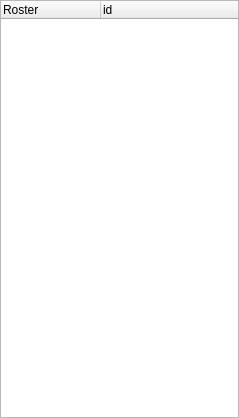
<ui version="4.0" >
 <class>roster</class>
 <widget class="QWidget" name="roster" >
  <property name="geometry" >
   <rect>
    <x>0</x>
    <y>0</y>
    <width>239</width>
    <height>418</height>
   </rect>
  </property>
  <property name="windowTitle" >
   <string>Form</string>
  </property>
  <layout class="QGridLayout" >
   <property name="margin" >
    <number>0</number>
   </property>
   <property name="spacing" >
    <number>0</number>
   </property>
   <item row="0" column="0" >
    <widget class="QTreeWidget" name="roster" >
     <property name="dragEnabled" >
      <bool>true</bool>
     </property>
     <property name="dragDropMode" >
      <enum>QAbstractItemView::InternalMove</enum>
     </property>
     <property name="alternatingRowColors" >
      <bool>true</bool>
     </property>
     <property name="selectionMode" >
      <enum>QAbstractItemView::ExtendedSelection</enum>
     </property>
     <property name="iconSize" >
      <size>
       <width>16</width>
       <height>16</height>
      </size>
     </property>
     <property name="rootIsDecorated" >
      <bool>false</bool>
     </property>
     <column>
      <property name="text" >
       <string>Roster</string>
      </property>
     </column>
     <column>
      <property name="text" >
       <string>id</string>
      </property>
     </column>
    </widget>
   </item>
  </layout>
 </widget>
 <resources/>
 <connections/>
</ui>
